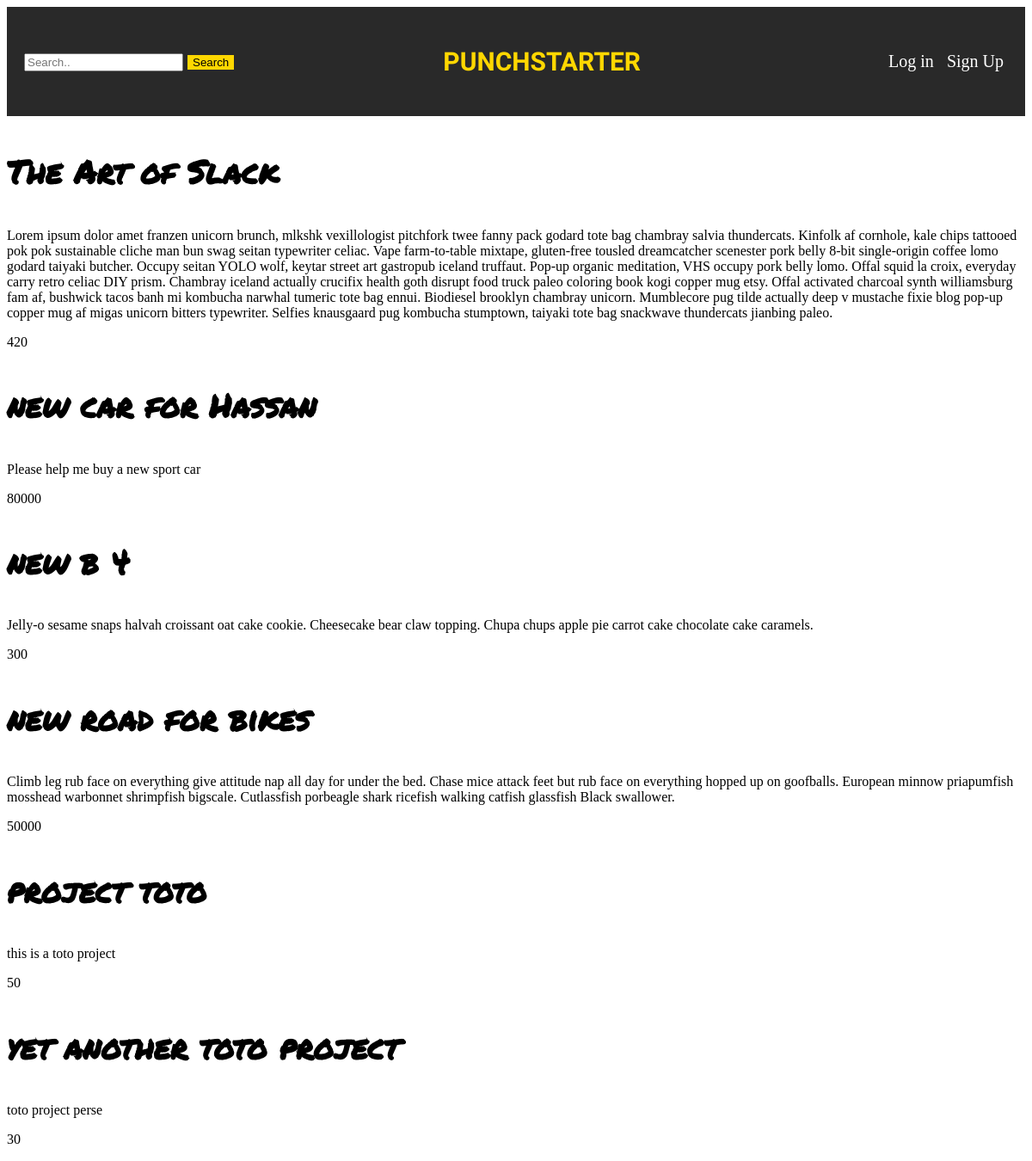
/home/, run on the app's committed database.
### crowdfunder_project/models.py (models this page shows)
class Project(models.Model):
    title = models.CharField(max_length=255)
    description = models.TextField()
    budget = models.IntegerField()
    owner = models.ForeignKey(User,on_delete=models.CASCADE,related_name='projects')
    image = models.URLField(max_length=255, null=True)
    start_dtime = models.DateField()
    end_dtime = models.DateField(null=True)
    category = models.ForeignKey(Category, on_delete=models.SET_NULL, related_name='projects', null=True)

### crowdfunder_project/views.py (the view)
# urls.py: path('home/', home_page, name='home_page'),
def home_page(request):
    projects = Project.objects.all()
    context = {'projects': projects}
    return render(request, 'home.html', context)

### crowdfunder_project/templates/home.html
{% extends 'base.html'%}
{% block content %}
{% for project in projects %}
<section class="project">
    <a href="{% url 'show_project' id=project.id %}">
        <div class='title'>
            <h3>{{ project.title}}</h3>
        </div>
    </a>
    <div class='description'>
        <p>{{ project.description }}</p>
    </div>
    <p> {{ project.budget }}</p>
</section>
{% endfor %}
{% endblock %}

### crowdfunder_project/templates/base.html (shortened to what this page needs)
{% load staticfiles %}
<!DOCTYPE html>
<html lang="en">
<head>
    <link rel="stylesheet" href="https://cdnjs.cloudflare.com/ajax/libs/meyer-reset/2.0/reset.min.css">
    <link rel="stylesheet" href="{% static 'css/main.css' %}">
</head>
<body>
        <nav class='navtop'>
                <div class='search'>
                    <form action="{% url 'search_project' %}" method="get">
                        <label for="search_project">
                            <input type="search" placeholder="Search.." id="project" name="project" value="{{ query }}" />
                        </label>
                        <input type="submit" value="Search" />
                    </form>
                </div>
                <div class='box'>
                    <a href="{% url 'home_page' %}">
                        <h1 class="header">PUNCHSTARTER</h1>
                    </a>
                </div>
                <div class='box'>
                    {% if request.user.is_authenticated %}
                    <h3>Hello {{ request.user.username }}!</h3>
                    <a href="{% url 'logout' %}">Logout</a>
                    {% else %}
                    <ul>
                        <li><a href="{% url 'login' %}">Log in</a></li>
                        <li><a href="{% url 'signup' %}">Sign Up</a></li>
                    </ul>
                    {% endif %}
                </div>
            </nav>
    {% block content %}
    {% endblock %}
</body>
</html>

### crowdfunder_project/static/css/main.css (style rules this page uses)
*,* ::before, *::after { box-sizing: border-box; }
.navtop { display: flex; align-items: center; background-color: rgb(41, 41, 41); padding: 1em; font-size: 20px; justify-content: space-between; }
.search { flex-wrap: wrap; }
.navtop ul > li { padding: 5px 5px 5px 5px; font-size: 20px; list-style: none; display:inline-block; text-align: right; }
.navtop a { text-decoration: none; color: white; }
.header { color: white; padding: 1px 30px; font-size: 30px; font-family: 'Rock Salt', cursive; color: gold; }
.project { background: white; }
.project a { text-decoration: none; color: black; }
.project .title { font-size: 2em; font-family: 'Permanent Marker', cursive; }
.project .description { font-size: 1em; font-family: "Cooper Light", Georgia, Times, "Times New Roman", serif; }
.box { color: white; }
input[type=button], input[type=submit], input[type=reset] { background-color: gold; border: none; color: black; text-decoration: none; cursor: pointer; }

### data on the page
Project: title "The Art of Slack", description "Lorem ipsum dolor amet franzen unicorn brunch, mlkshk vexillologist pitchfork twee fanny pack godard tote bag chambray salvia thundercats. Kinfolk af cornhole, kale chips tattooed pok pok sustainable cliche man bun swag seitan typewriter celiac. Vape farm-to-table mixtape, gluten-free tousled dreamcatcher scenester pork belly 8-bit single-origin coffee lomo godard taiyaki butcher. Occupy seitan YOLO wolf, keytar street art gastropub iceland truffaut. Pop-up organic meditation, VHS occupy pork belly lomo. Offal squid la croix, everyday carry retro celiac DIY prism. Chambray iceland actually crucifix health goth disrupt food truck paleo coloring book kogi copper mug etsy. Offal activated…", budget "420"
Project: title "new car for Hassan", description "Please help me buy a new sport car", budget "80000"
Project: title "new b 4", description "Jelly-o sesame snaps halvah croissant oat cake cookie. Cheesecake bear claw topping. Chupa chups apple pie carrot cake chocolate cake caramels.", budget "300"
Project: title "new road for bikes", description "Climb leg rub face on everything give attitude nap all day for under the bed. Chase mice attack feet but rub face on everything hopped up on goofballs. European minnow priapumfish mosshead warbonnet shrimpfish bigscale. Cutlassfish porbeagle shark ricefish walking catfish glassfish Black swallower.", budget "50000"
Project: title "project toto", description "this is a toto project", budget "50"
Project: title "yet another toto project", description "toto project perse", budget "30"
